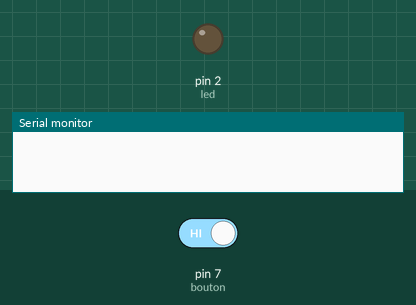
Recording of a sketch running on a simulated Arduino Uno, built with avr-gcc and run on an emulated ATmega328P. Parts: output pins drawn as LEDs (lit = HIGH), the last lines printed to the serial monitor. The inputs (shaded band) are chosen by the test bench; at power-on: pin 7 (bouton) HIGH.

Above: at 3.2 s.
3.3 s: pin 7 (bouton) driven LOW
At 4.1 s:
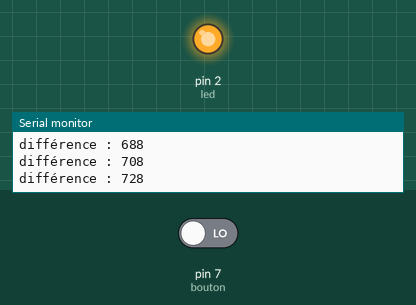
Timing chart, 0 to 10.3 s (numbered marks = the images above; inputs shaded):
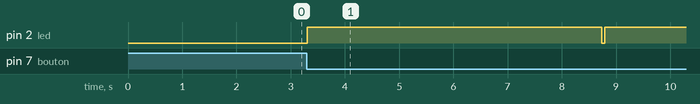

Measured:
- after the input at 3.3 s, pin 2 (led): LOW → HIGH at once, → LOW 5.4 s later, → HIGH 0.05 s later

The sketch:

snooze.ino
```cpp
// Interrupteur
int valled = 0;
int valbouton = 0;
const int led = 2;
const int bouton = 7;
unsigned long difference = 0;
const int tempsSnooze = 5400;
unsigned long debutSnooze = 0;
unsigned long tempsCourant = 0;

void setup() {
  // put your setup code here, to run once:
Serial.begin(9600);
pinMode(led, OUTPUT);
pinMode(bouton, INPUT);
digitalWrite(led, LOW);
delay(2000);
}

void loop() {
  // put your main code here, to run repeatedly:
  valled = digitalRead(led);
if (valled == LOW) {
  valbouton = digitalRead(bouton);
  if (valbouton == LOW) {
    debutSnooze = millis();
    Serial.print("difference de temps : début du snooze :");
    Serial.println(tempsCourant - debutSnooze);
    while (difference < tempsSnooze) {
      digitalWrite(led, HIGH);
      tempsCourant = millis();
      difference = tempsCourant - debutSnooze;
      Serial.print("différence : ");
      Serial.println(tempsCourant - debutSnooze);}
    digitalWrite(led, LOW);
    difference = 0;
  }

}


}
```
